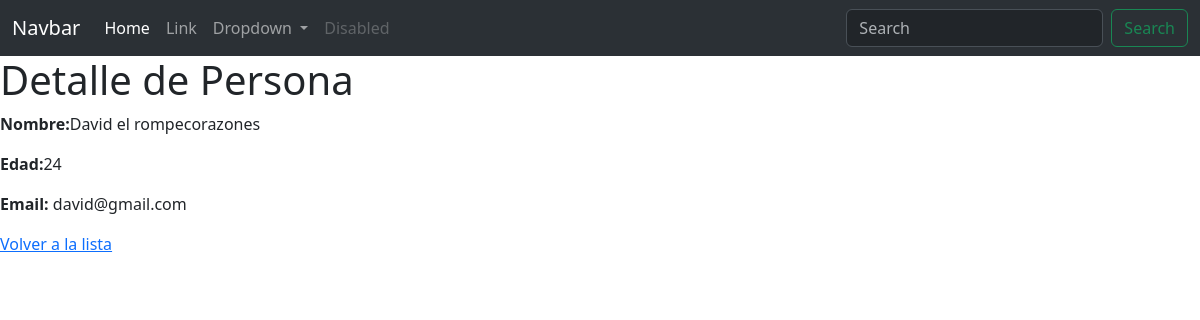
Screenshot of /persona/detalle/3/ with the database file from the repository.
### persona/models.py (models this page shows, shortened)
class Persona(models.Model):
    nombre = models.CharField(verbose_name= "Nombre Completo", max_length=50)
    edad = models.IntegerField(verbose_name= "Edad")
    email = models.EmailField(verbose_name="Correo Electronico", max_length=254)
    class Meta:
        verbose_name = ("Persona")
        verbose_name_plural = ("Personas")
    '''def get_absolute_url(self):
        return reverse("Persona_detail", kwargs={"pk": self.pk})'''

### persona/views.py (the view)
class PersonaDetailView(DetailView):
    model = Persona
    template_name = "persona/detalle.html"
    context_object_name = "persona"

### templates/persona/detalle.html
{% extends 'base.html' %}
{% block content %}
    <h1>Detalle de Persona</h1>
    <p><strong>Nombre:</strong>{{ persona.nombre }}</p>
    <p><strong>Edad:</strong>{{ persona.edad }}</p>
    <p><strong>Email:</strong> {{ persona.email }}</p>
    <a href="{% url 'persona:lista' %}">Volver a la lista</a>
{% endblock content %}

### rows the page displays
Persona: nombre "David el rompecorazones", edad "24", email "david@gmail.com"
